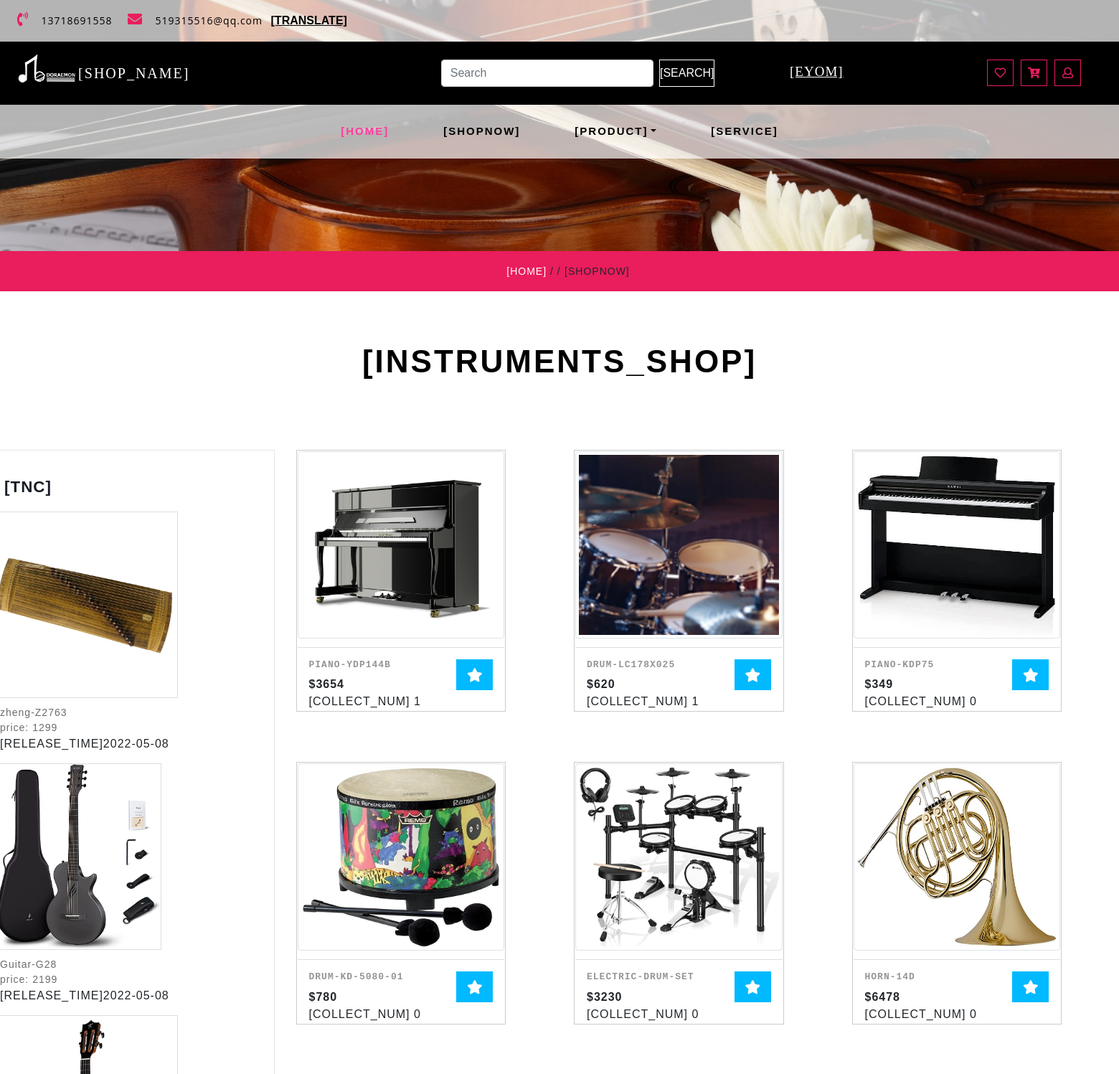
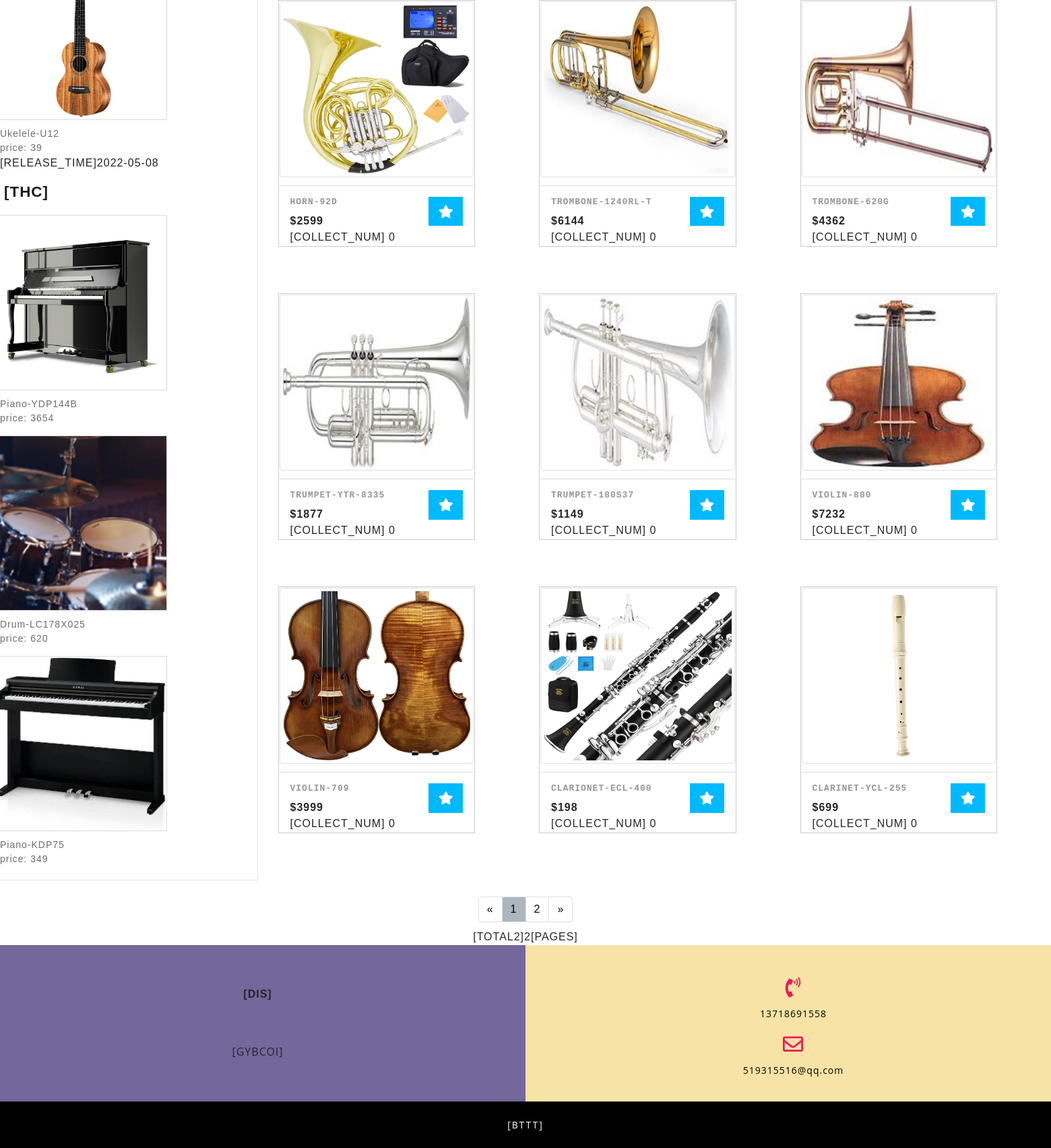
Page /shop on the committed database (2 pictures, top to bottom).
### app/models.py (models this page shows)
class Commodity(db.Model):
    __tablename__ = "commodity"
    __table_args__ = {'extend_existing': True}
    id = db.Column(db.Integer, primary_key=True, autoincrement=True)
    commodity_name = db.Column(db.String(32), nullable=False)
    name_zh = db.Column(db.String(32), nullable=False)
    release_time = db.Column(db.DateTime, default=datetime.now)
    cargo_quantity = db.Column(db.Integer, nullable=False)
    pic_path1 = db.Column(db.String(64), nullable=True)
    pic_path2 = db.Column(db.String(64), nullable=True)
    pic_path3 = db.Column(db.String(64), nullable=True)
    price = db.Column(db.Integer, nullable=False)
    introduction = db.Column(db.String(64), nullable=True)
    intro_zh = db.Column(db.String(64), nullable=True)
    type = db.Column(db.String(32), nullable=False)
    collect_num = db.Column(db.Integer, default=0)
    is_collect = db.Column(db.Boolean, default=False, nullable=False)
    is_delete = db.Column(db.Boolean, default=False, nullable=False)

### app/routes.py (the view, shortened to what this page needs)
@app.route('/shop', methods=['GET', 'POST'])
def shop():
    if islogined():
        authority = session.get('authority')
        user_icon = setIcon()
    else:
        authority = 0
        user_icon = 'NULL'
    print(session.get('price_section_start'))
    if session.get('price_section_start') is None:
        page = request.args.get('page', 1, type=int)
        commodities = Commodity.query.filter(Commodity.is_delete == 0).paginate(page, per_page=15, error_out=False)
        print(3)
        print(commodities)
    session.pop('price_section_start', None)
    session.pop('price_section_end', None)
    new_commodities = Commodity.query.filter(Commodity.is_delete == 0).order_by(Commodity.id.desc()).all()[0:3]
    collect_commodities = Commodity.query.filter(Commodity.is_delete == 0).order_by(Commodity.collect_num.desc()).all()[
                          0:3]
    x = new_commodities
    user_id = session.get('uid')
    user = User.query.filter(User.id == user_id).first()
    for commodity in commodities.items:
        collections = Collections.query.filter_by(user_id=user_id, commodity_id=commodity.id).first()
        if collections:
            commodity.is_collected = True
        else:
            commodity.is_collected = False
    list = dict()
    for a in x:
        list[a.id] = a.release_time.strftime('%Y-%m-%d')
    return render_template('shop.html', islogin=islogined(), lang=session.get('lang'), commodities=commodities,
                           new_commodities=x,
                           types=change_type(), type_value=change_type().values(), icon=user_icon, user_id=user_id,
                           authority=authority, collect_commodities=collect_commodities, list=list, user=user)

### app/templates/shop.html (shortened to what this page needs)
{% extends "base.html" %}
{% block content %}
    <link href="../static/css/paginationbar.css" rel='stylesheet' type='text/css' media="all">
    <link href="../static/css/bootstrap.min.css" rel="stylesheet" type="text/css" media="all">
    <link href="../static/css/fontawesome-all.min.css" rel="stylesheet" type="text/css" media="all">
    <link rel="stylesheet" href="../static/css/shop.css" type="text/css">
    <link rel="stylesheet" type="text/css" href="../static/css/jquery-ui1.css">
    <link href="../static/css/style.css" rel='stylesheet' type='text/css' media="all">
    <div class="inner_page-banner one-img">
    </div>
    <div class="using-border py-3">
        <div class="inner_breadcrumb  ml-4">
            <ul class="short_ls">
                <li>
                    <a href="index" class="i18n" contrastName="HOME">Home</a>
                    <span>/ /</span>
                </li>
                <li class="i18n" contrastName="SHOPNOW">Shop Now</li>
            </ul>
        </div>
    </div>
    <section class="contact py-lg-4 py-md-3 py-sm-3 py-3">
        <div class="container-fluid py-lg-5 py-md-4 py-sm-4 py-3">
            <h3 class="title text-center mb-lg-5 mb-md-4 mb-sm-4 mb-3 i18n" contrastName="INSTRUMENTS_SHOP">Instruments
                Shop</h3>
        </div>
        <div class="row">
            <div class="side-bar col-lg-3">
                <div class="left-side">
                    <h3 class="agileits-sear-head i18n" contrastName="TNC">The Newest commodities</h3>
                    {% for commodity in new_commodities %}
                        <div class="row special-sec1">
                            <div class="col-xs-4 img-deals">
                                <img src="{{ commodity.pic_path1 }}" alt="" class="img-fluid">
                            </div>
                            <div class="col-xs-8 img-deal1">
                                <a href="single/{{ commodity.id }}">
                                    {% if lang == 'zh_CN' %}
                                        {{ commodity.name_zh }}
                                    {% else %}
                                        {{ commodity.commodity_name }}
                                    {% endif %}
                                </a><br>
                                {% if lang == 'zh_CN' %}
                                    <a href="single/{{ commodity.id }}">价格: {{ commodity.price }}</a><br>
                                {% else %}
                                    <a href="single/{{ commodity.id }}">price: {{ commodity.price }}</a><br>
                                {% endif %}
                                <span class="i18n"
                                      contrastName="RELEASE_TIME">release_time:</span><span>{{ list[ commodity.id ] }}</span>
                            </div>
                        </div>
                    {% endfor %}
                </div>
                <div class="deal-leftmk left-side">
                    <h3 class="agileits-sear-head i18n" contrastName="THC">The Hot commodities</h3>
                    {% for commodity in collect_commodities %}
                        <div class="row special-sec1">
                            <div class="col-xs-4 img-deals">
                                <img src="{{ commodity.pic_path1 }}" alt="" class="img-fluid">
                            </div>
                            <div class="col-xs-8 img-deal1">
                                <a href="single/{{ commodity.id }}">
                                    {% if lang == 'zh_CN' %}
                                        {{ commodity.name_zh }}
                                    {% else %}
                                        {{ commodity.commodity_name }}
                                    {% endif %}
                                </a><br>
                                {% if lang == 'zh_CN' %}
                                    <a href="single/{{ commodity.id }}">价格: {{ commodity.price }}</a><br>
                                {% else %}
                                    <a href="single/{{ commodity.id }}">price: {{ commodity.price }}</a><br>
                                {% endif %}
                            </div>
                        </div>
                    {% endfor %}
                </div>
            </div>
            <div class="left-ads-display col-lg-9">
                {% for commodity in commodities.items %}
                    <div class="row2">
                        <div class="col-lg-4 col-md-6 col-sm-6 product-men women_two">
                            <div class="product-toys-info">
                                <div class="men-pro-item">
                                    <div class="men-thumb-item">
                                        <img src="{{ commodity.pic_path1 }}" class="img-thumbnail img-fluid" alt="">
                                    </div>
                                    <div class="item-info-product">
                                        <div class="info-product-price">
                                            <div class="grid_meta">
                                                <div class="product_price">
                                                    <h4>
                                                        <a href="single/{{ commodity.id }}">
                                                            {% if lang == 'zh_CN' %}
                                                                {{ commodity.name_zh }}
                                                            {% else %}
                                                                {{ commodity.commodity_name }}
                                                            {% endif %}
                                                        </a>
                                                    </h4>
                                                    <div class="grid-price mt-2">
                                                        <span class="money ">${{ commodity.price }}</span><br>
                                                        <span class="i18n"
                                                              contrastName="COLLECT_NUM">collect_num:</span>
                                                        <span id="collect_num{{ commodity.id }}">{{ commodity.collect_num }}</span>
                                                    </div>
                                                </div>
                                            </div>
                                            <div class="toys single-item hvr-outline-out">
                                                {% if authority != 1 %}
                                                    <button id="button_collect{{ commodity.id }}"
                                                            class="toys-cart ptoys-cart"
                                                            {% if commodity.is_collected %}
                                                            style="background: rgb(255, 193, 7)"
                                                            {% else %}
                                                            style="background: #00b9ff"
                                                            {% endif %}
                                                            onclick=collect("{{ commodity.id }}")>
                                                        <i class="fas fa-star"></i>
                                                    </button>
                                                {% endif %}
                                            </div>
                                        </div>
                                    </div>
                                </div>
                            </div>
                        </div>
                    </div>
                {% endfor %}
            </div>
        </div>
    </section>
    <ul class="pagination-nav">
        <li class="page-item-nav">
            {% if  not commodities.has_prev %}
                <a class="page-link-nav" href="/shop?page={{ commodities.page }}"
                   aria-label="Previous">
            {% endif %}
            <span aria-hidden="true">«</span>
            </a>
        </li>
        <li class="page-item-nav">
            <a class="page-link-nav"
               href="/shop?page={{ commodities. page }}"
               style="background: #adb5bd">{{ commodities. page }}</a>
        </li>
        {% if  commodities.has_next %}
            <li class="page-item-nav">
                <a class="page-link-nav"
                   href="/shop?page={{ commodities. page+1 }}">
                    {{ commodities. page+1 }}</a>
            </li>
        {% endif %}
        <li class="page-item-nav">
            {% if  commodities.has_next %}
                <a class="page-link-nav" href="/shop?page={{ commodities.page+1 }}"
                   aria-label="Next">
            {% endif %}
            <span aria-hidden="true">»</span>
            </a>
        </li>
    </ul>
    <ul style="display: flex;justify-content: center">
        <span class="i18n" contrastName="TOTAL2">Total: </span>{{ commodities.pages }} <span class="i18n"
                                                                                             contrastName="PAGES">pages</span>
    </ul>
    <section class="subscribe">
        <div class="container-fluid">
            <div class="row">
                <div class="col-lg-6 col-md-6 map-info-right px-0 text-center">
                    <div class="address-gried-2">
                        <b class="i18n" contrastName="DIS">Doraemon Instrument Store</b>
                        <p class="i18n" contrastName="GYBCOI">
                        </p>
                    </div>
                </div>
                <div class="col-lg-6 col-md-6 address-w3l-right text-center">
                    <div class="address-gried mt-3">
                        <span class="fas fa-phone-volume"></span>
                        <p> 13718691558<br></p>
                    </div>
                    <div class=" address-gried mt-3">
                        <span class="far fa-envelope"></span>
                        <p><a href="mailto:info@example.com">519315516@qq.com</a>
                        </p>
                    </div>
                </div>
            </div>
        </div>
    </section>
    <footer class="py-lg-4 py-md-3 py-sm-3 py-3 text-center">
        <div class="copy-agile-right">
            <p class="i18n" contrastName="BTTT">Back to the top</p>
        </div>
    </footer>
{% endblock %}

### rows in the picture
Commodity: pic_path1 (picture), commodity_name "zheng-Z2763", price "1299", release_time "2022-05-08"
Commodity: pic_path1 (picture), commodity_name "Guitar-G28", price "2199", release_time "2022-05-08"
Commodity: pic_path1 (picture), commodity_name "Ukelele-U12", price "39", release_time "2022-05-08"
Commodity: pic_path1 (picture), commodity_name "Piano-YDP144B", price "3654", commodity_name "PIANO-YDP144B", collect_num "1"
Commodity: pic_path1 (picture), commodity_name "Drum-LC178X025", price "620", commodity_name "DRUM-LC178X025", collect_num "1"
Commodity: pic_path1 (picture), commodity_name "Piano-KDP75", price "349", commodity_name "PIANO-KDP75", collect_num "0"
Commodity: pic_path1 (picture), commodity_name "DRUM-KD-5080-01", price "780", collect_num "0"
Commodity: pic_path1 (picture), commodity_name "ELECTRIC-DRUM-SET", price "3230", collect_num "0"
Commodity: pic_path1 (picture), commodity_name "HORN-14D", price "6478", collect_num "0"
Commodity: pic_path1 (picture), commodity_name "HORN-92D", price "2599", collect_num "0"
Commodity: pic_path1 (picture), commodity_name "TROMBONE-1240RL-T", price "6144", collect_num "0"
Commodity: pic_path1 (picture), commodity_name "TROMBONE-620G", price "4362", collect_num "0"
Commodity: pic_path1 (picture), commodity_name "TRUMPET-YTR-8335", price "1877", collect_num "0"
Commodity: pic_path1 (picture), commodity_name "TRUMPET-180S37", price "1149", collect_num "0"
Commodity: pic_path1 (picture), commodity_name "VIOLIN-800", price "7232", collect_num "0"
Commodity: pic_path1 (picture), commodity_name "VIOLIN-709", price "3999", collect_num "0"
Commodity: pic_path1 (picture), commodity_name "CLARIONET-ECL-400", price "198", collect_num "0"
Commodity: pic_path1 (picture), commodity_name "CLARINET-YCL-255", price "699", collect_num "0"

### other values in the picture
{{ commodities. page }} "1"
{{ commodities. page+1 }} "2"
{{ commodities.pages }} "2"
